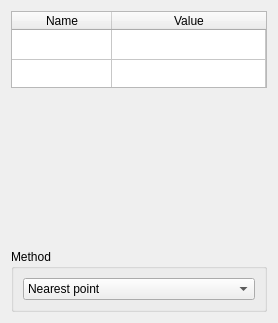
            <widget class="QWidget" name="page_values">
             <property name="sizePolicy">
              <sizepolicy hsizetype="Preferred" vsizetype="Preferred">
               <horstretch>0</horstretch>
               <verstretch>0</verstretch>
              </sizepolicy>
             </property>
             <layout class="QVBoxLayout" name="verticalLayout_6" stretch="1,2,0">
              <property name="sizeConstraint">
               <enum>QLayout::SetDefaultConstraint</enum>
              </property>
              <item>
               <widget class="QTableWidget" name="tableWidget_values">
                <property name="sizePolicy">
                 <sizepolicy hsizetype="Expanding" vsizetype="Expanding">
                  <horstretch>0</horstretch>
                  <verstretch>0</verstretch>
                 </sizepolicy>
                </property>
                <property name="verticalScrollBarPolicy">
                 <enum>Qt::ScrollBarAlwaysOff</enum>
                </property>
                <property name="editTriggers">
                 <set>QAbstractItemView::DoubleClicked</set>
                </property>
                <property name="showDropIndicator" stdset="0">
                 <bool>false</bool>
                </property>
                <property name="selectionMode">
                 <enum>QAbstractItemView::SingleSelection</enum>
                </property>
                <property name="selectionBehavior">
                 <enum>QAbstractItemView::SelectRows</enum>
                </property>
                <property name="rowCount">
                 <number>2</number>
                </property>
                <property name="columnCount">
                 <number>2</number>
                </property>
                <attribute name="horizontalHeaderStretchLastSection">
                 <bool>true</bool>
                </attribute>
                <attribute name="verticalHeaderVisible">
                 <bool>false</bool>
                </attribute>
                <attribute name="verticalHeaderCascadingSectionResizes">
                 <bool>true</bool>
                </attribute>
                <attribute name="verticalHeaderHighlightSections">
                 <bool>false</bool>
                </attribute>
                <attribute name="verticalHeaderStretchLastSection">
                 <bool>false</bool>
                </attribute>
                <row/>
                <row/>
                <column>
                 <property name="text">
                  <string>Name</string>
                 </property>
                </column>
                <column>
                 <property name="text">
                  <string>Value</string>
                 </property>
                </column>
               </widget>
              </item>
              <item>
               <spacer name="verticalSpacer">
                <property name="orientation">
                 <enum>Qt::Vertical</enum>
                </property>
                <property name="sizeType">
                 <enum>QSizePolicy::Minimum</enum>
                </property>
                <property name="sizeHint" stdset="0">
                 <size>
                  <width>20</width>
                  <height>40</height>
                 </size>
                </property>
               </spacer>
              </item>
              <item>
               <widget class="QGroupBox" name="groupBox_2">
                <property name="title">
                 <string>Method</string>
                </property>
                <layout class="QVBoxLayout" name="verticalLayout_4">
                 <item>
                  <widget class="QComboBox" name="comboBox_values_method">
                   <item>
                    <property name="text">
                     <string>Nearest point</string>
                    </property>
                   </item>
                   <item>
                    <property name="text">
                     <string>Exact point</string>
                    </property>
                   </item>
                  </widget>
                 </item>
                </layout>
               </widget>
              </item>
             </layout>
            </widget>
